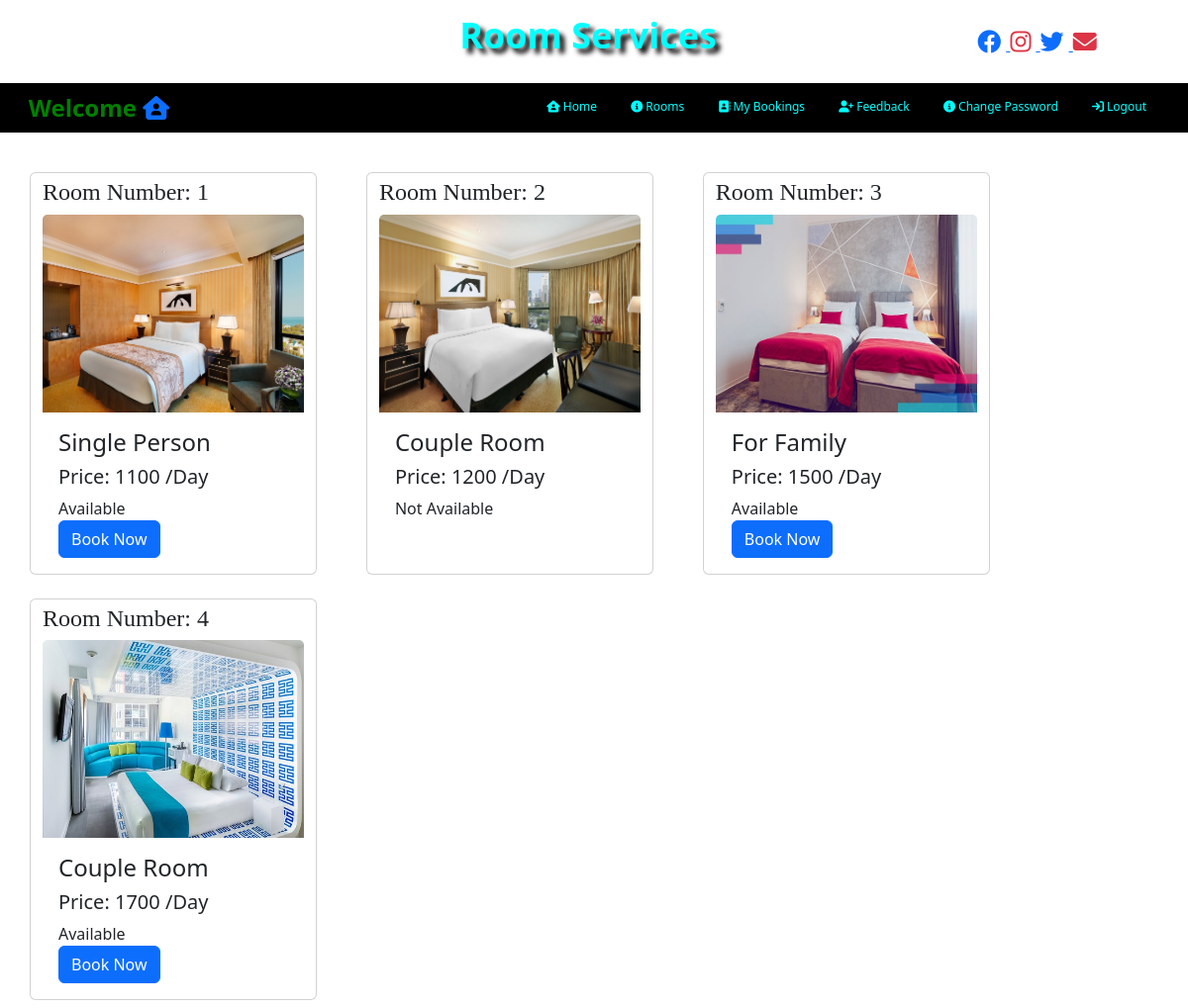
Screenshot of /view_room_user (signed in) with the database file from the repository.
### room/models.py (models this page shows)
class Room(models.Model):
    room_no = models.CharField(max_length=20,null=True,unique=True)
    image = models.FileField(null=True)
    type = models.CharField(max_length=30,null=True)
    status = models.CharField(max_length=30,null=True)
    price = models.CharField(max_length=20,null=True)

### room/views.py (the view)
# urls.py: path('view_room_user',view_room_user,name='view_room_user'),
def view_room_user(request):
    if not request.user.is_authenticated:
        return redirect('login')
    data = Room.objects.all()
    d = {'data':data}
    return render(request,'user/view_room_user.html',d)

### room/templates/user/view_room_user.html (shortened to what this page needs)
{% load static %}
{% block body %}
{% include 'user_navigation.html' %}
<div class="container mt-4">
<div class="row">
    {% for i in data %}
    <div class="card float col-3 mt-3 mb-2 " style="width:290px">
        <h3><font face="mv boli" size="5">Room Number: {{i.room_no}}</font></h3>
        <img class="card-img-top" src="{{i.image.url}}" alt="Card image" height="200px">
        <div class="card-body">
          <h4 class="card-title">{{i.type}}</h4>
          <h5 class="card-title">Price: {{i.price}} /Day</h5>
            <div class="row">
                <div class="form-group col-md-12" >
                    <p class="card-text">{{i.status}}</p>
                </div>
                <div class="form-group col-md-5" >
                    {% if i.status == 'Available' %}
                    <a href="{% url 'book_room' i.id %}" class="btn btn-primary">Book&nbsp;Now</a>
                    {% endif %}
                </div>
            </div>
        </div>
    </div>
{% endfor %}
    </div>
</div>
{% endblock %}

### rows the page displays
Room: room_no "1", image (picture), type "Single Person", price "1100", status "Available", shows "Book Now"
Room: room_no "2", image (picture), type "Couple Room", price "1200", status "Not Available"
Room: room_no "3", image (picture), type "For Family", price "1500", status "Available", shows "Book Now"
Room: room_no "4", image (picture), type "Couple Room", price "1700", status "Available", shows "Book Now"
